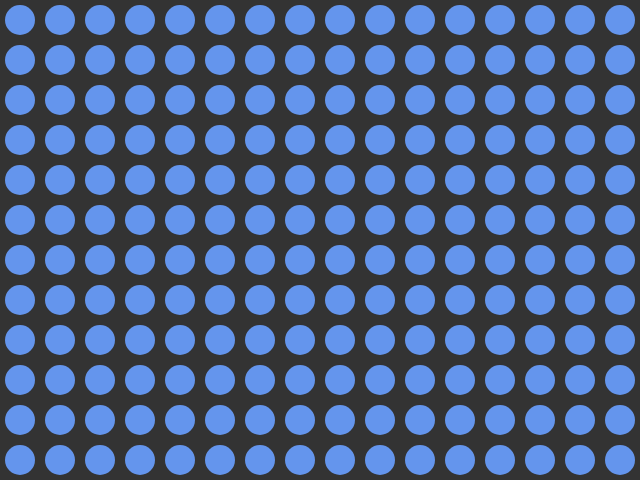
Frame 1 (no input)
Frame 60 (no input): identical to frame 1, image omitted
Frame 120 (the mouse pressed at the canvas centre since frame 60): identical to frame 1, image omitted

The p5.js sketch that drew this single still picture (run headless with seeded random() and noise() and a simulated clock; from frame 60 on, the mouse is pressed at the canvas centre):

// p5.js sketch
// ── sketch.js
function setup() {
  createCanvas(640, 480);
}

function draw() {
  background('#333333');
  fill('cornflowerblue');
  for (let column = 0; column < width; column += 40) {
    for (let row = 0; row < width; row += 40) {
      let x = 20 + column;
      let y = 20 + row;
      let diameter = 30;
      noStroke();
      circle(x, y, diameter);
    }
  }
  //n과 m이 동시에 필요할경우 같이 쓰지 말기!!!! 헛갈려잉
  //n쓰고 F2를 누르면 해당쓰인 이름을 모두 한번에 변경가능
}
// vs code에서는 int/ float이아닌 let 이나 var 로 사용한다(var는 요즘에 잘사용하지않김함)
